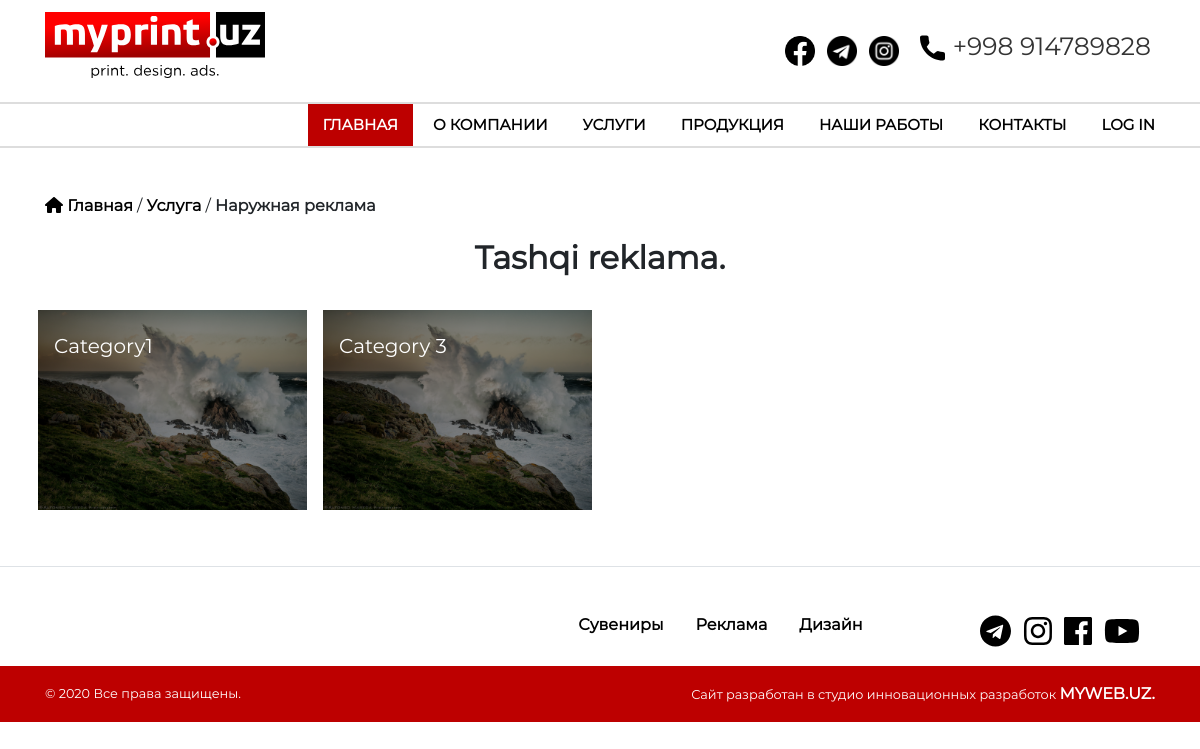
The app's page /en/advertisement/ with its own data.
### myprint/models.py (models this page shows, shortened)
class Settings(models.Model):
    key = models.CharField(_('key'), max_length=50, primary_key=True)
    value = models.TextField(_('value'))
    class Meta:
        verbose_name = "Sozlama"
        verbose_name_plural = "Sozlamalar"

class AboutImage(models.Model):
    name_uz = models.CharField(_('name_uz'), max_length=60, blank=True, null=True)
    image = models.ImageField(_('image'), upload_to='media/about', blank=True, null=True)

### myprint/views.py (the view)
# urls.py: path('advertisement/', aboutview, name='advertisement'),
def aboutview(request):
    about = About.objects.all()
    image = AboutImage.objects.all()
    context = {
        "about": about,
        "image": image
    }
    return render(request, 'main/about.html', context=context)

### config/context_processors.py (called while the page is built)
def all_category(request):
    return {
        "allcategory": Category.objects.filter(parent=None).all(),
        "phone":Settings.objects.get(key='phone').value,
    }

### templates/main/about.html (shortened to what this page needs)
{% extends 'base.html' %}
{% load static %}
{% load i18n %}
{% block content %}
    <section class="container-fluid">
        <div class="container pt-5 pb-5">
            <div class="row">
                <div class="col-12"><h6><span><a href="{% url 'myprint:home' %}"
                                                 class="text-decoration-none colorBlack"><i class="fa fa-home"></i> Главная</a></span>
                    / <a href="#!" class="colorBlack"> Услуга </a> / <span>Наружная реклама</span></h6></div>
                <div class="col-12 pt-3">
                    <h1 class="font-weight-bold h2 text-center pb-3">Tashqi reklama.</h1>
                </div>
            </div>
            <div class="row">
                {% for img in image %}
                    <div class="col-12 col-sm-6 col-md-6 col-lg-4 col-xl-3 p-2">
                        <div class="text-right"
                             style="background-image: url({{ img.image.url }}); background-size: cover; height: 200px;">
                            <div class="p-3" style="background-color: rgba(0,0,0,0.5); height:100%;">
                                <h5 class="pb-5 pt-2 text-white text-left">{{ img.name_uz }}</h5>
                            </div>
                        </div>
                    </div>
                {% endfor %}
            </div>
        </div>
    </section>
{% endblock content %}

### templates/base.html (shortened to what this page needs)
{% load static %}
{% load i18n %}
<!DOCTYPE html>
<html>
<head>
		<link rel="stylesheet" type="text/css" href="{%  static 'bootstrap/css/bootstrap.min.css' %}">
		<link rel="stylesheet" href="{%  static 'fontawesomePremium/css/all.css' %}">
		<link rel="stylesheet" href="{%  static 'css/slick.css' %}">
	  <link rel="stylesheet" type="text/css" href="{%  static 'css/animate.css' %}">
		<link rel="stylesheet" type="text/css" href="{%  static 'css/style.css' %}">
	</head>
<body class="container-fluid pl-0 pr-0" style="overflow-x: hidden;">
	<header class="header shop">
		<div class="topbar">
		 <div class="container">
		   <div class="row">
			 <div class="col-12 col-sm-12 col-md-12 col-lg-5 col-xl-5 text-center text-md-left">
			   <a href="{% url 'myprint:home' %}" class="cat-1heading"><img src="{% static 'img/logo.svg' %}" width="220" alt=""></a>
			 </div>
			 <div class="col-12 col-sm-12 col-md-12 col-lg-7 col-xl-7 text-center">
			   <div class="right-content">
				 <ul class="list-main pt-3">
				   <li class="pr-1 pb-2 border-0"><a href="https://www.facebook.com/myprintreklama/"><img src="{% static 'img/icons/facebook.png' %}" width="30" height="30" alt=""></a></li>
				   <li class="pl-1 pr-1 pb-2 border-0"><a href="https://t.me/MYPRINTUZ"><img src="{% static 'img/icons/telegramBlack.png' %}" width="30" height="30" alt=""></a></li>
				   <li class="pl-1 pr-1 pb-2 border-0"><a href="https://www.instagram.com/myprintuz/"><img src="{% static 'img/icons/instagramBlack.png' %}" width="30" height="30" alt=""></a></li>
				   <li class="pl-1 pr-1 pb-1 mb-0 border-0 font-weight-normal"><a href="tel:{{ phone }}"
					class="pb-0 pt-3 mb-0 font-weight-normal"
					style="font-size: 25px;"><img
src="{% static 'img/icons/phonesvg.svg' %}" width="25" class="mr-2 ml-2" height="30"
alt="">{{ phone }}</a>
</li>
				 </ul>
			   </div>
			 </div>
		   </div>
		 </div>
	   </div>
	   <div class="header-inner">
		<div class="container pl-5  pr-5 pr-lg-0 pr-xl-0">
				<div class="row">
					<div class="col-12 col-sm-12 col-md-12 col-lg-12 col-xl-12">
							<nav class="navbar navbar-expand-lg pr-4 pr-lg-0 pr-xl-0">
								<div class="navbar-collapse">
									<div class="nav-inner">
				  <ul class="nav menu navbar-nav">
					  <li class="active"><a href="{% url 'myprint:home' %}">ГЛАВНАЯ</a></li>
					  <li><a href="{% url 'myprint:advertisement' %}" class="text-uppercase">О компании</a></li>
												<li><a href="#!">УСЛУГИ</a>
					  </li>
					  <li><a href="#!">ПРОДУКЦИЯ</a>
					  </li>
					  <li><a href="{% url 'myprint:portfolio' %}">НАШИ РАБОТЫ</a></li>
					  <li><a href="{% url 'myprint:contact' %}">КОНТАКТЫ</a></li>
					  <li><a href="{% url 'myprint:login' %}">LOG IN</a></li>
				  </ul>
									</div>
								</div>
							</nav>
					</div>
				</div>
			</div>
	</div>
</header>
{% block content %}{% endblock content %}
<footer class="container-fluid pl-0 pr-0 pt-5 border-top">
	<div class="container pb-3">
		<div class="row m-0">
		  <div class="offset-2 offset-sm-0 col-8 col-sm-12 col-md-6 col-lg-3 col-xl-2 pt-3 pt-lg-0 text-center">
		  </div>
		  <div class="offset-3 offset-sm-0 col-9 col-sm-12 col-md-6 col-lg-6 col-xl-7 footer_menu">
			<h5 class="ml-3 mr-3"><a href="{% url 'myprint:gift_product' %}" class="colorBlack">Сувениры</a></h5>
			<h5 class="ml-3 mr-3"><a href="{% url 'myprint:promotional_products' %}" class="colorBlack">Реклама</a></h5>
			<h5 class="ml-3"><a href="{% url 'myprint:design' %}" class="colorBlack">Дизайн</a></h5>
		  </div>
		  <div class="col-12 col-sm-12 col-md-6 col-lg-3 col-xl-3 text-center text-md-right">
			<span class="ml-2"><i class="fab fa-2x fa-telegram colorBlack"></i></span>
			<span class="ml-2"><i class="fab fa-2x fa-instagram colorBlack"></i></span>
			<span class="ml-2"><i class="fab fa-2x fa-facebook colorBlack"></i></span>
			<span class="ml-2"><i class="fab fa-2x fa-youtube colorBlack"></i></span>
		  </div>
		</div>
	</div>
	<div class="container-fluid bgRed">
		<div class="container text-white">
			<div class="row">
				<div class="col-12 col-sm-12 col-md-12 col-lg-12 col-xl-12 pt-3 form-inline justify-content-between">
					<p class="small">&copy; 2020 Все права защищены.</p>
					<p class="small">Сайт разработан в студио инновационныx разработок <a href="http://myweb.uz/" class="text-white text-decoration-none font-weight-bold"> MYWEB.UZ.</a></p>
				  </div>
			</div>
		</div>
	</div>
</footer>
</body>
</html>

### static/css/style.css (style rules this page uses)
*, *::before, *::after { font-family: "Montserrat-Regular"; font-weight: 900; font-size: 16px; }
.colorBlack { color: #000000; }
.bgRed { background-color: #bd0000; }
.header .navbar { padding: 0; }
.navbar-expand-lg .navbar-collapse { display:block !important; }
.header.shop .topbar { border: none; padding: 12px 0px; }
.header.shop .right-content { float:right; }
.header.shop .list-main li { display: inline-block; color: #333; font-size: 13px; font-weight: 500; border-right: 1px solid #f0f0f0; padding: 0px 13px; }
.header.shop .list-main li:last-child { padding-right:0; border:none; }
.header.shop .list-main li a { color:#333; }
.header.shop { background:#fff; }
.header.shop .nav-inner { margin: 0; float: right; }
.header.shop .topbar { border: none; }
.header.shop .header-inner { background-color: #ffffff; border-top: 2px solid #dddddd; border-bottom: 2px solid #dddddd; }
.header.shop .nav li { margin-right:5px; position: relative; float: right; }
.header.shop .nav li:last-child { margin-right:0; }
a, a:hover { text-decoration: none; }
.header.shop .nav li a { color: rgb(0, 0, 0); text-transform: capitalize; font-size: 15px; padding: 10px 15px; font-weight: bold; display: block; position: relative; -webkit-transition: all 0.4s ease; -moz-transition: all 0.4s ease; transition: all 0.4s ease; }
.header.shop .nav li.active a { color: #ffffff; background: #bd0000; border: 0px solid #000; }
.footer_menu { display: inline-flex; justify-content: end; }
.footer_menu h5 { font-size: 16px; }

### records on screen
Settings: value "+998 914789828"
AboutImage: image (picture), name_uz "Category1"
AboutImage: image (picture), name_uz "Category 3"
